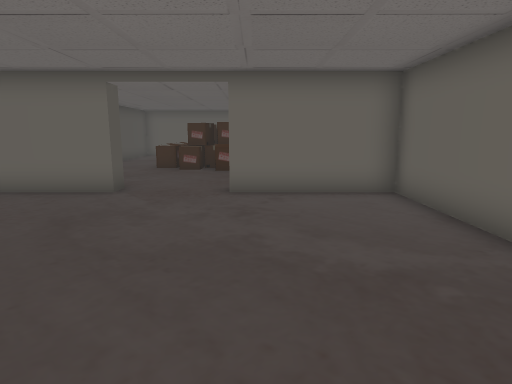
view 1 (above)

19 first-person views from a walk through a scene from a Unity 3-D project. The camera is 1.5 m above the floor, tilts 10° down and sees 75° across. The floor is counted in squares, 1 m on a side. Each view is taken from the middle of a square. On the plan, view 1 faces up. The plan holds only what a view shows up to about 15 squares ahead; the rest is blank. The place goes on beyond the plan. The player character is not drawn. Door leaves are left out, so doorways stand open.

view 2
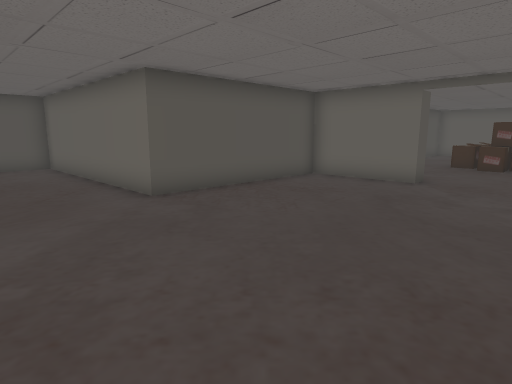

view 3
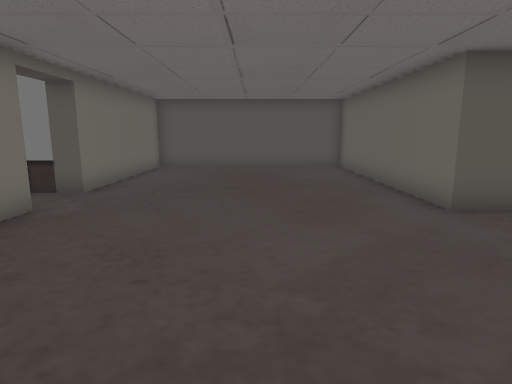

view 4
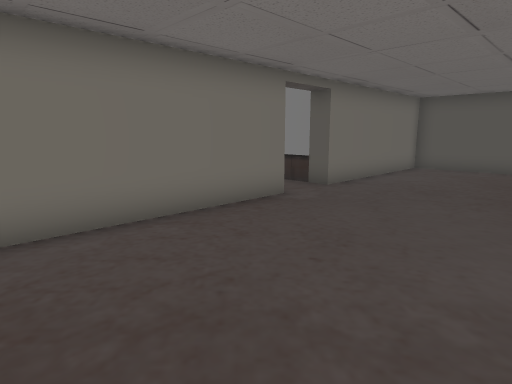

view 5
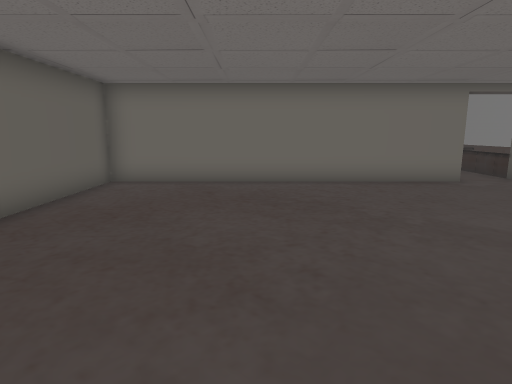

view 6
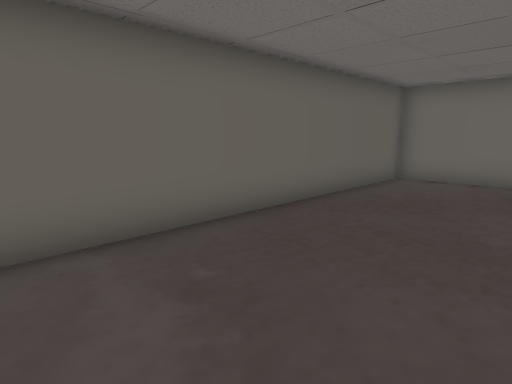

view 7
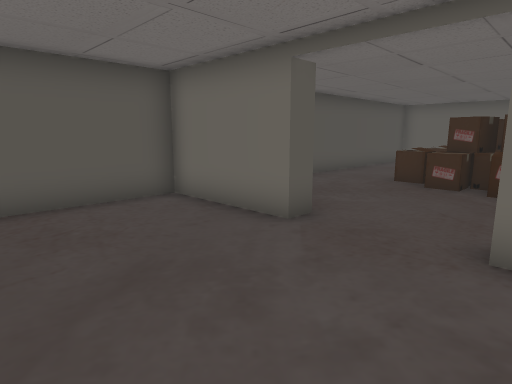

view 8
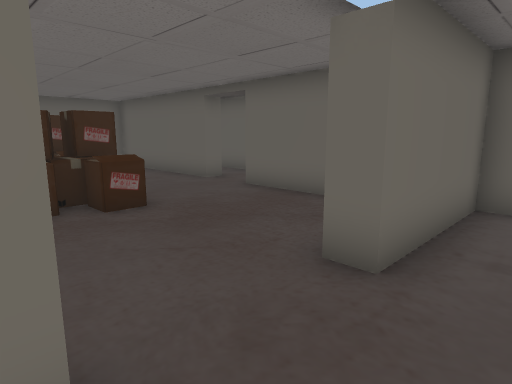

view 9
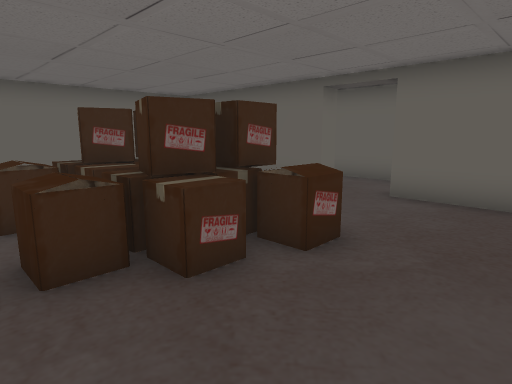

view 10
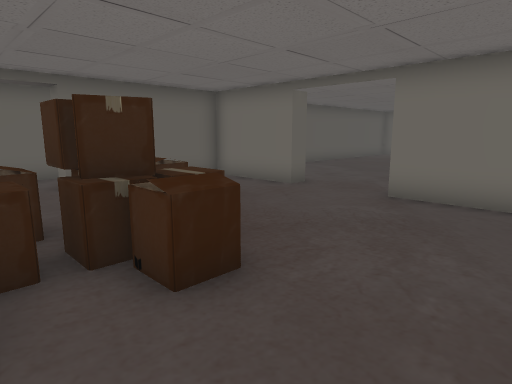

view 11
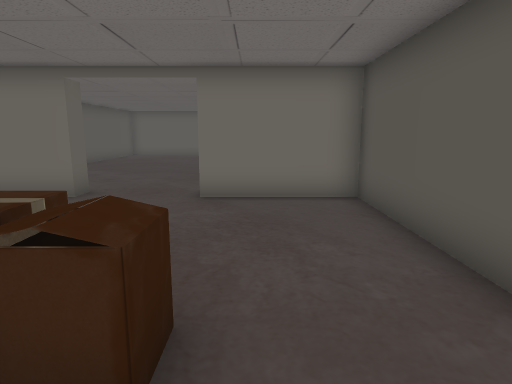

view 12
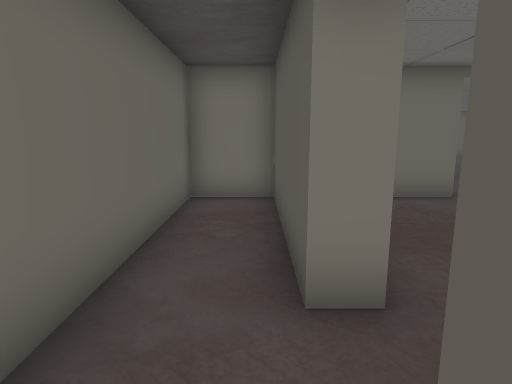

view 13
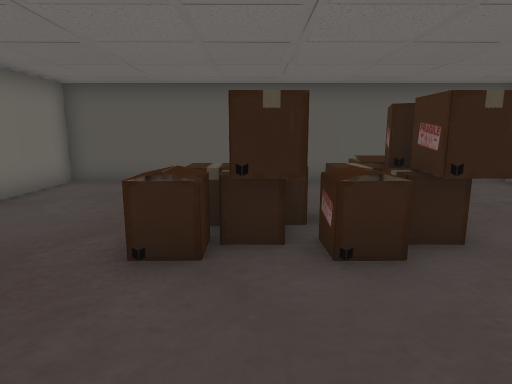

view 14
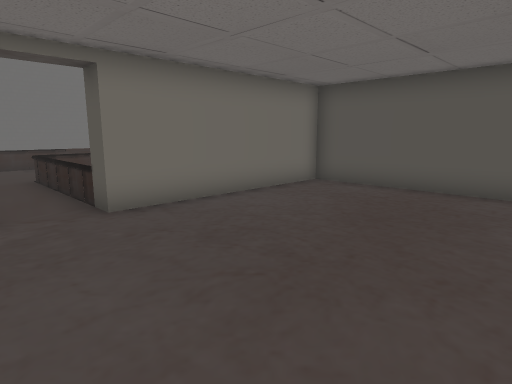

view 15
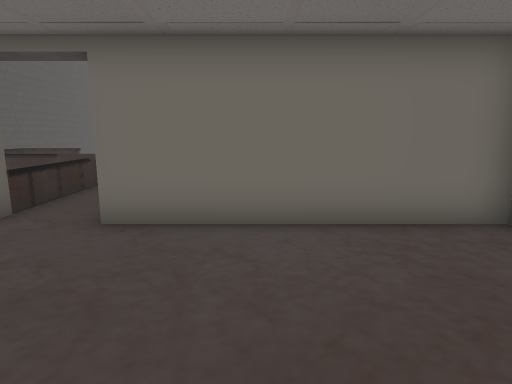

view 16
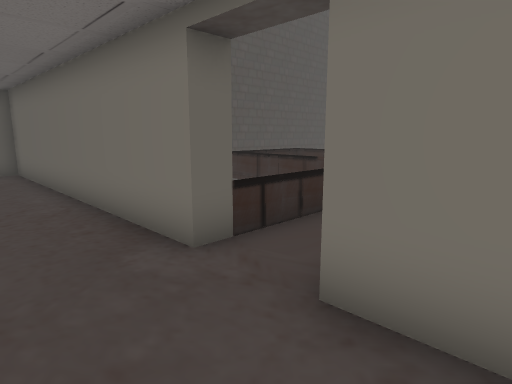

view 17
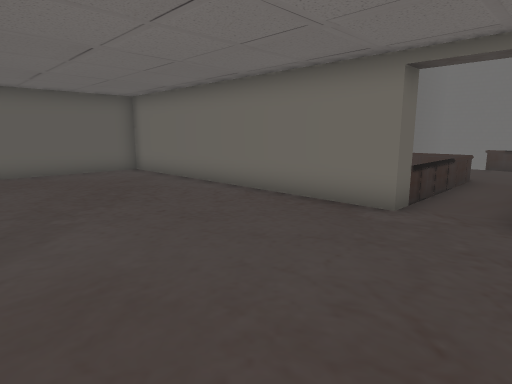

view 18
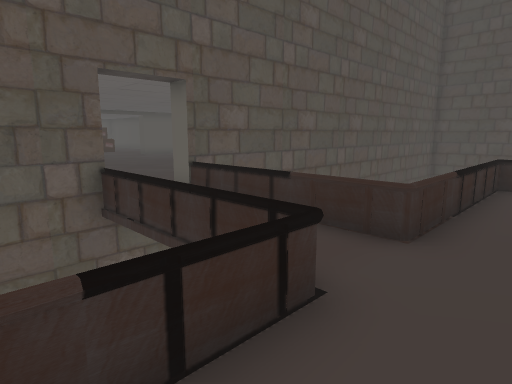

view 19
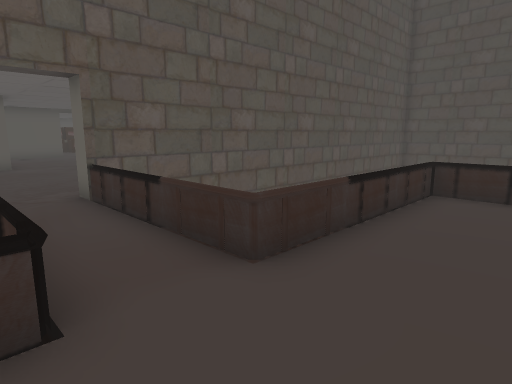

### Floor plan
Points are (right, up) in squares from view 1. A wall is a line through its corners. A room is listed if a view was taken in it or the views show most of it. See-through windows are left out.
Room 1 (views 1, 2, 3, 4, 5, 6, 7, 8, 14, 15, 16, 17)
walls: (-7.4, -6.4) (3.6, -6.4) (3.6, 8.5) (-0.7, 8.5) (-0.7, 9.2); (-3.7, 9.2) (-3.7, 8.5) (-7.4, 8.5) (-7.4, 1.8) (-16.2, 1.8) (-16.2, -6.4) (-9.4, -6.4)
ways out: opening at (-2, 9.3) to room 2; opening at (-8.5, -7) to room 3
Room 2 (views 9, 10, 11, 12, 13)
walls: (-0.7, 9.2) (2.9, 9.2) (2.9, 14.3) (3.6, 14.3) (3.6, 9.2) (5.6, 9.2) (5.6, 17.5); (3.6, 16.3) (2.9, 16.3) (2.9, 17.5); (-7.4, 17.5) (-7.4, 9.2) (-3.7, 9.2)
ways out: opening at (-2, 9.3) to room 1
objects: other object (-4, 15); other object (-4, 17); box (-3, 14) to (-2, 14); box (-3, 15); box (-3, 16) to (-2, 16); other object (-3, 17); box (-2, 15) to (-1, 15); box (-2, 17); other object (-1, 14); box (-1, 16); box (-1, 17)
Room 3 (views 18, 19)
walls: (-7.4, -7.5) (-7.4, -6.4); (-9.4, -7.1) (-11.2, -7.1); (-9.4, -6.4) (-9.4, -8); (3.8, -7.1) (-7.5, -7.1)
low walls: (-7.3, -12.3) (-1.5, -12.3); (-2.9, -16.4) (-2, -16.4); (-1.3, -16.1) (-1.3, -12.3) (-7.4, -12.3) (-7.4, -11.5); (-9.4, -10.9) (-9.4, -12.3) (-9.4, -11); (-11.3, -12.3) (-9.4, -12.3) (-12, -12.3); (-9.4, -8.1) (-9.4, -7.1); (-12, -16.4) (-6.9, -16.4)
ways out: opening at (-8.5, -7) to room 1

Where each view was taken, in squares from view 1:
view 1: 0 up, 0 right, facing up
view 2: 2 down, 0 right, facing up-left
view 3: 2 down, 1 left, facing left
view 4: 1 down, 1 left, facing down-left
view 5: 4 up, 1 left, facing down
view 6: 5 up, 1 left, facing down-right
view 7: 4 up, 0 right, facing up-left
view 8: 7 up, 4 left, facing up-right
view 9: 11 up, 5 left, facing up-right
view 10: 17 up, 7 left, facing down-right
view 11: 17 up, 5 left, facing down
view 12: 17 up, 4 right, facing down
view 13: 15 up, 3 right, facing left
view 14: 0 up, 7 left, facing down-left
view 15: 1 down, 12 left, facing down
view 16: 4 down, 11 left, facing down-right
view 17: 0 up, 10 left, facing down-right
view 18: 14 down, 12 left, facing up-right
view 19: 15 down, 10 left, facing up-right
